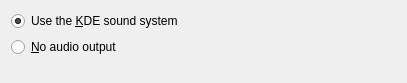
<?xml version="1.0" encoding="UTF-8"?>
<ui version="4.0">
 <class>PlayerSettingsUI</class>
 <widget class="QWidget" name="PlayerSettingsUI">
  <property name="geometry">
   <rect>
    <x>0</x>
    <y>0</y>
    <width>407</width>
    <height>83</height>
   </rect>
  </property>
  <layout class="QVBoxLayout" name="verticalLayout">
   <item>
    <widget class="QRadioButton" name="cbSoundSystem">
     <property name="text">
      <string>Use the &amp;KDE sound system</string>
     </property>
     <property name="checked">
      <bool>true</bool>
     </property>
    </widget>
   </item>
   <item>
    <widget class="QRadioButton" name="cbNone">
     <property name="text">
      <string>&amp;No audio output</string>
     </property>
    </widget>
   </item>
   <item>
    <spacer>
     <property name="orientation">
      <enum>Qt::Vertical</enum>
     </property>
     <property name="sizeHint" stdset="0">
      <size>
       <width>20</width>
       <height>20</height>
      </size>
     </property>
    </spacer>
   </item>
  </layout>
 </widget>
 <resources/>
 <connections/>
</ui>
